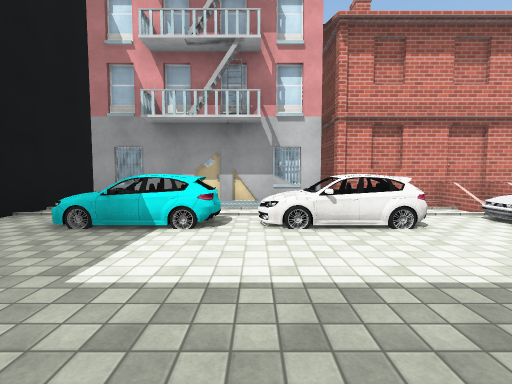
[1] (above)

19 first-person views from a walk through a scene from a Unity 3-D project. The camera is 1.4 m above the floor, tilts 4° down and sees 85° across. The floor is counted in squares, 2 m on a side. Each view is taken from the middle of a square. On the plan, view 1 faces up. The plan holds only what a view shows up to about 9 squares ahead; the rest is blank. The place goes on beyond the plan. Some surface patterns are stand-ins.

[2]
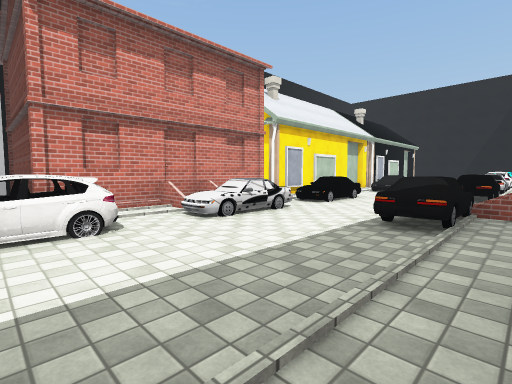

[3]
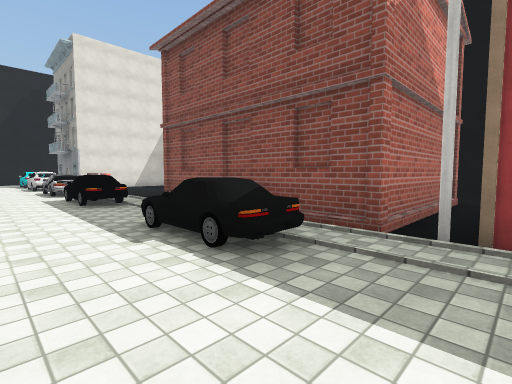

[4]
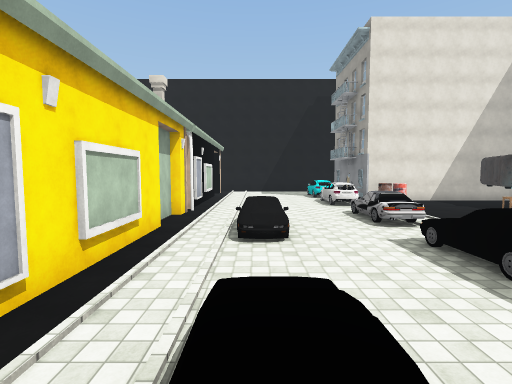

[5]
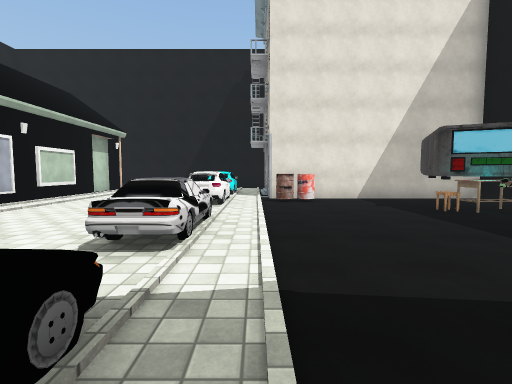

[6]
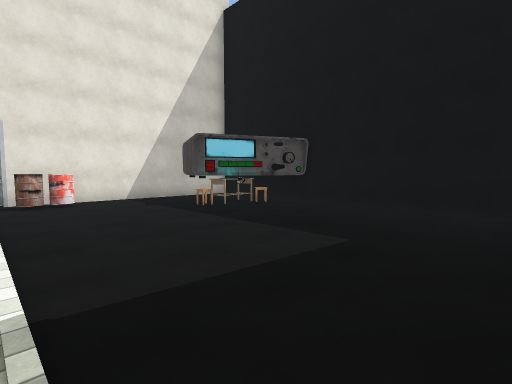

[7]
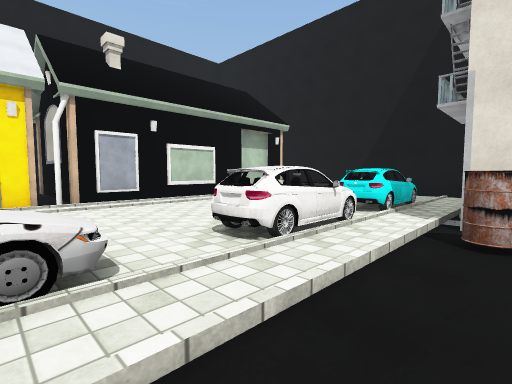

[8]
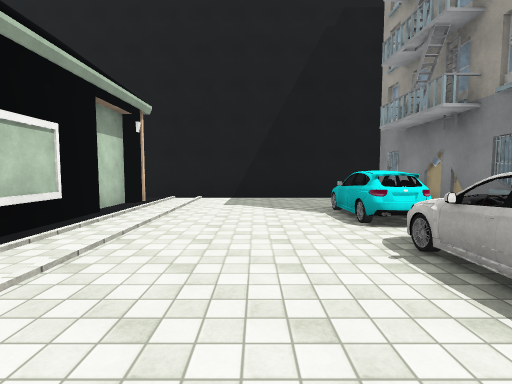

[9]
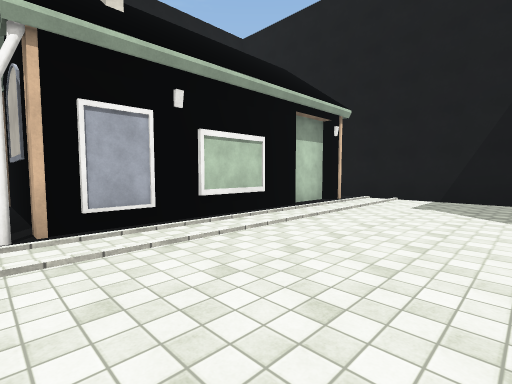

[10]
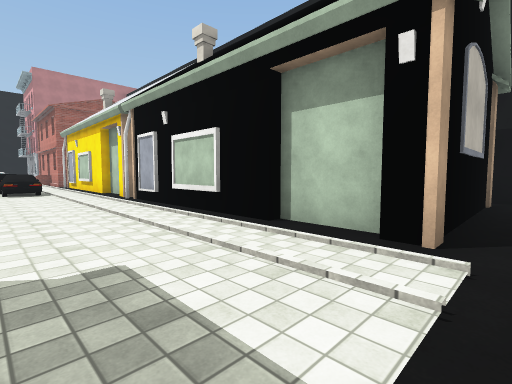

[11]
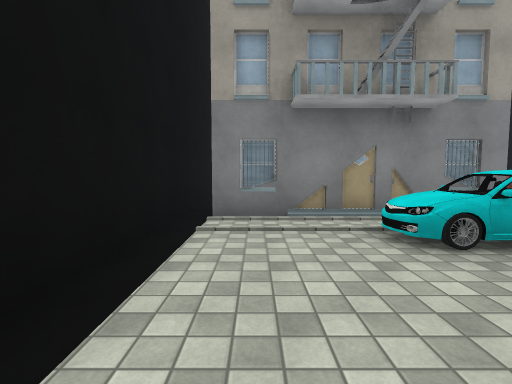

[12]
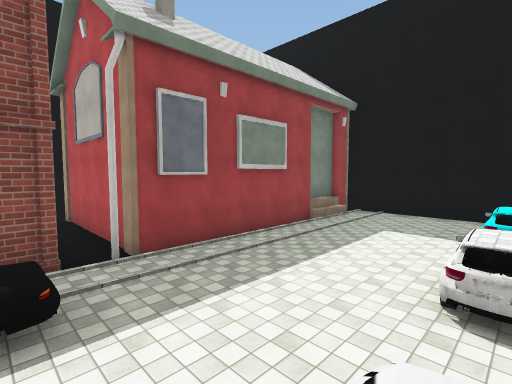

[13]
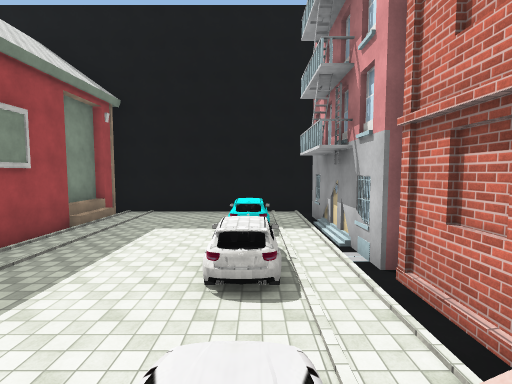

[14]
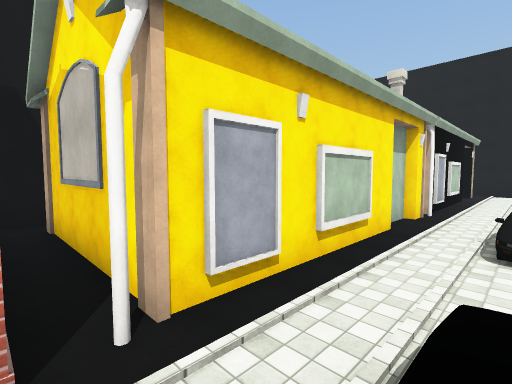

[15]
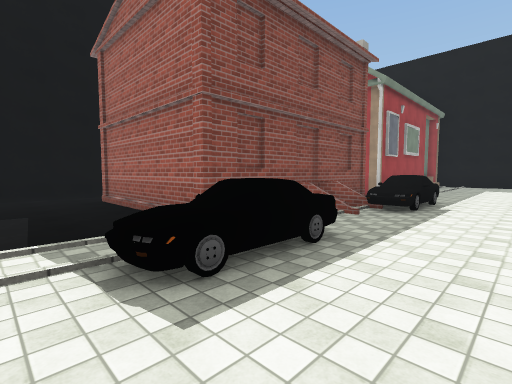

[16]
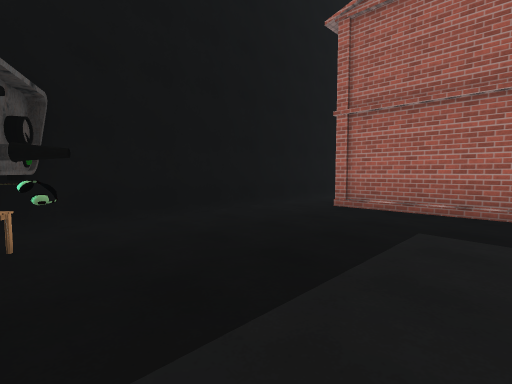

[17]
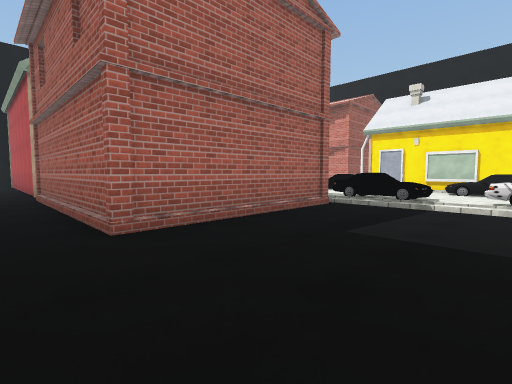

[18]
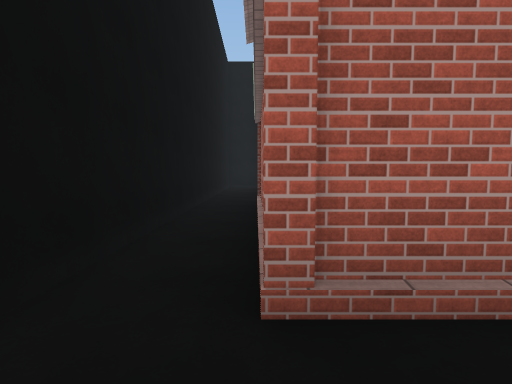

[19]
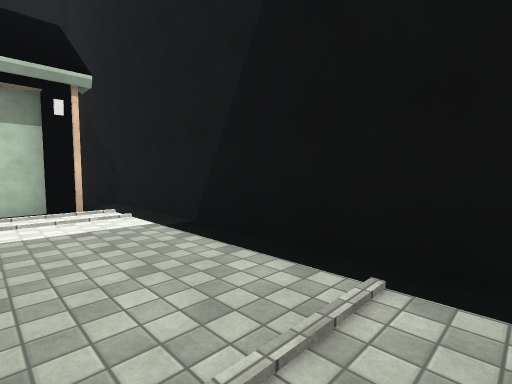

### Floor plan
Key: @ floor where view 1 was taken; # wall or solid block; . floor; / step, stairs or slope; ^ raised ledge; C car; H house; S stool; B barrel; T table; U building; O other object.
Columns run from 4 left of view 1 to 24 right of it. Each row starts with its distance up from view 1.
 12            ##             ##
 11            ..             ..
 10             H       H     H.#
  9             H      .H     H.#
  8             H      .H     H.#
  7             H      HH     H.#
  6 ############HHHHH..HHHHHH.H.#
  5 #.......##  ................#
  4 #.CCCCC.C/./C...C/..........#
  3 #...........................#
  2 #...........................#
  1 #........CC/./CC.CC.CCCCC...#
  0 #///@//////////////////////.#
 -1 #HH    H.#####.......B#####.#
 -2        H.#   #........#    .#
 -3        H.#   #.....O..#    .#
 -4        H.#   #....TS#.#     #
 -5       .H.#####.....S^##     #
 -6       .............# ^#UUUU
 -7       #################

Positions as (right, up) in squares from view 1, and headings:
1: (0, 0), facing up
2: (1, 0), facing up-right
3: (3, 3), facing down-right
4: (7, 4), facing right
5: (10, 0), facing right
6: (10, 0), facing down-right
7: (14, -1), facing up-right
8: (15, 3), facing right
9: (15, 2), facing up-right
10: (23, 3), facing up-left
11: (22, 4), facing down
12: (5, 4), facing down-left
13: (5, 4), facing left
14: (7, 4), facing up-right
15: (12, 3), facing down-left
16: (15, -2), facing down-left
17: (13, -6), facing up-left
18: (11, -5), facing left
19: (21, 0), facing up-right
